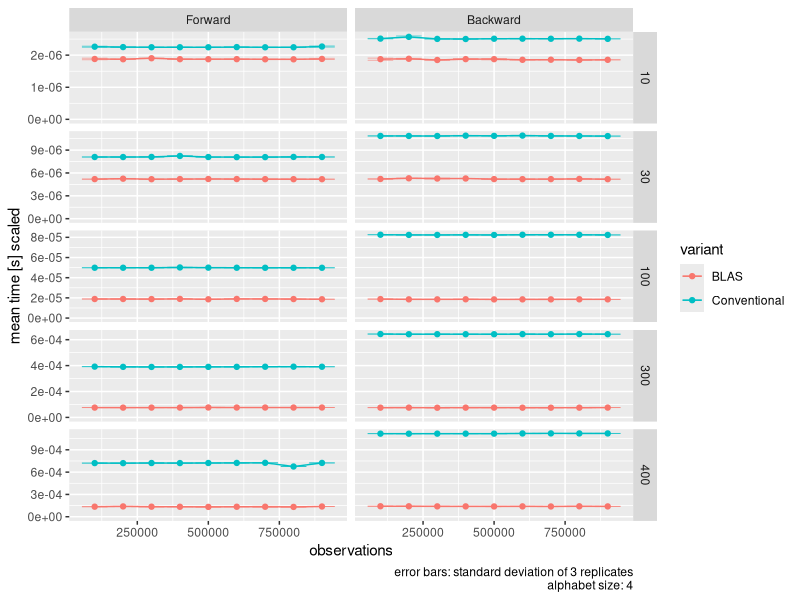
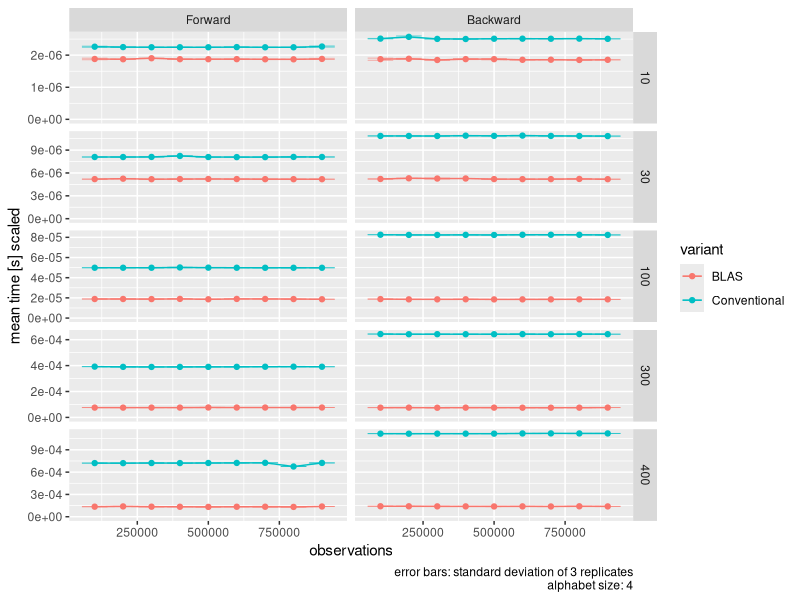

Here is the R script that generated these plots, in order:
library(tidyverse)
library(ggpubr)
library(svglite)

setwd("~/bioinformatics/hmm/git_tc_hmmmlib/test_framework/plots")

# This figure shows that the matrix implementation is faster than the conventional implementation
# All fwbw based algorithms
# scaled by theoretical running time
# full density


# Consider varying statespace and varying alphabet
# Yet i don't know how to show that the iterations in baum-welch are linearly scaled

# The data is produced by running_time_figure_A.py


## Inputsize ##

data = read_csv("../running_times/running_time_A1.csv", col_names = T, comment = '#')
#names(data) = c('test', 'observations', 'time', 'algorithm', 'variant', 'iterations', 'statespace')

data$algorithm = data %>% pull(algorithm) %>% recode(forward = "Forward",
                                                     backward_time = "Backward",
                                                     baumWelch = "Baum-Welch (1 iteration)",
                                                     posteriorDecoding = "Posterior Decoding")

# Control the order of variables in geom_grid
data$algorithm = factor(data$algorithm, levels=c("Forward", "Backward", "Posterior Decoding", "Baum-Welch (1 iteration)"))


data_input = data %>% filter(test == "inputsize")


data_input_grouped = data_input %>%
    #mutate_at(vars(iterations), factor) %>%
    group_by(observations, algorithm, variant, statespace) %>%
    summarise(mean = mean(time), sd = sd(time))



data_input_grouped %>% 
    filter(variant != "Conventional sparse") %>%
    ggplot(aes(observations, mean / observations, color = variant)) +
    geom_point() +
    geom_line() +
    geom_errorbar(aes(ymin = (mean - sd)/observations, ymax = (mean + sd)/observations), size = 0.3, alpha = .65) +
    facet_grid(statespace ~ algorithm, scales = "free") +
    labs(y = "mean time [s] scaled",
         caption = "error bars: standard deviation of 3 replicates\nalphabet size: 4"
         #title = "Running time (scaled) for increasing input size",
         #subtitle = "Linear algebra based implementations are faster."
         ) +
    geom_hline(yintercept = 0, alpha = 0)
ggsave("figure_A1.pdf", height = 6, width = 10)
